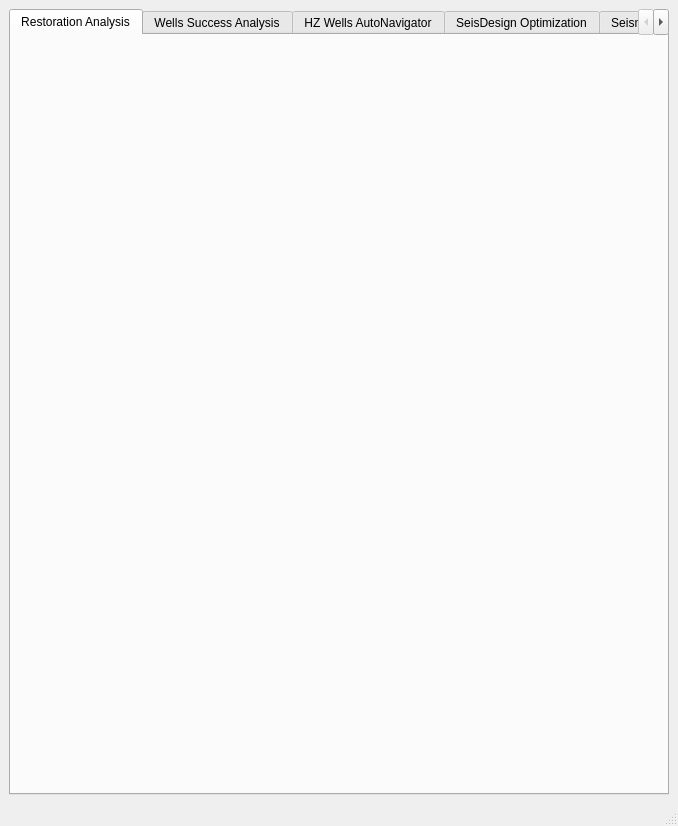
<?xml version="1.0" encoding="UTF-8"?>
<ui version="4.0">
 <class>AI_Main</class>
 <widget class="QMainWindow" name="AI_Main">
  <property name="geometry">
   <rect>
    <x>0</x>
    <y>0</y>
    <width>678</width>
    <height>826</height>
   </rect>
  </property>
  <property name="windowTitle">
   <string>AI Window</string>
  </property>
  <widget class="QWidget" name="centralwidget">
   <layout class="QGridLayout" name="gridLayout">
    <item row="0" column="0">
     <widget class="QTabWidget" name="AI_SeisInterpreter_Tab">
      <property name="font">
       <font>
        <pointsize>9</pointsize>
       </font>
      </property>
      <property name="currentIndex">
       <number>0</number>
      </property>
      <widget class="QWidget" name="AI_Restoration_Tab">
       <attribute name="title">
        <string>Restoration Analysis</string>
       </attribute>
      </widget>
      <widget class="QWidget" name="AI_Wells_Tab">
       <attribute name="title">
        <string>Wells Success Analysis</string>
       </attribute>
      </widget>
      <widget class="QWidget" name="HZ_Well_Nav_tab">
       <attribute name="title">
        <string>HZ Wells AutoNavigator</string>
       </attribute>
      </widget>
      <widget class="QWidget" name="AI_SeisDesign_Tab">
       <attribute name="title">
        <string>SeisDesign Optimization</string>
       </attribute>
      </widget>
      <widget class="QWidget" name="tab">
       <attribute name="title">
        <string>Seismic Interpreter</string>
       </attribute>
      </widget>
     </widget>
    </item>
   </layout>
  </widget>
  <widget class="QStatusBar" name="statusbar"/>
 </widget>
 <resources/>
 <connections/>
</ui>
